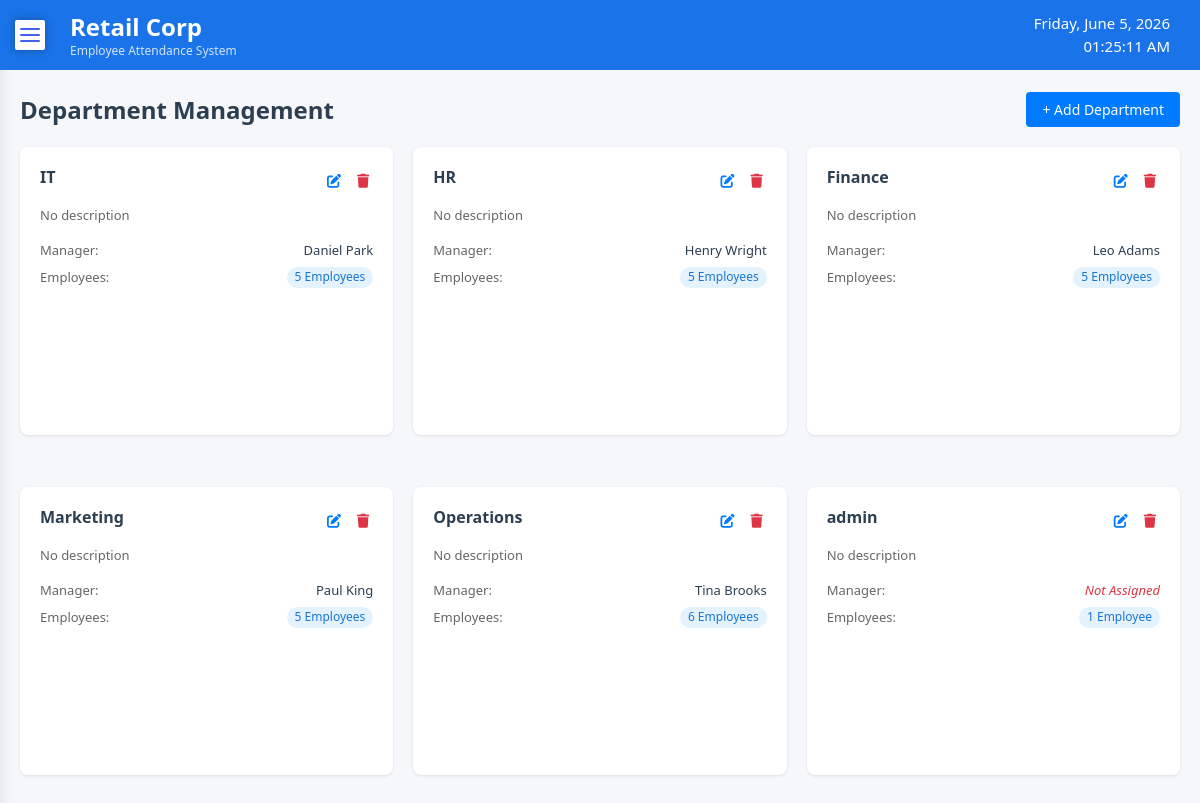
The page /admin/department_management.php (signed in) on the database its author committed.
### tables this page shows
CREATE TABLE IF NOT EXISTS departments (
    id INT AUTO_INCREMENT PRIMARY KEY,
    name VARCHAR(100) NOT NULL,
    description TEXT,
    shift_required BOOLEAN DEFAULT 0
);

### admin/department_management.php (the view, shortened to what this page needs)
<?php
require '../component/connection.php';
$stmt = $pdo->prepare("SELECT d.*, COUNT(e.employee_id) as employee_count,
                       GROUP_CONCAT(CASE WHEN e.user_type = 'manager' THEN e.name END) as manager_name
                       FROM departments d
                       LEFT JOIN employees e ON d.id = e.department_id
                       GROUP BY d.id");
$stmt->execute();
$departments = $stmt->fetchAll(PDO::FETCH_ASSOC);
?>
<!DOCTYPE html>
<html lang="en">
<head>
  <link rel="stylesheet" href="../css/department_management.css" />
  <link rel="stylesheet" href="https://cdnjs.cloudflare.com/ajax/libs/font-awesome/6.4.0/css/all.min.css" />
</head>
<body>
  <?php include 'sidebar.php'; ?>
  <div class="container">
    <div class="department_management-header">
      <h1>Department Management</h1>
      <button class="add-department-btn" onclick="window.location.href='?add=1'">
        + Add Department
      </button>
    </div>
    <div class="departments-grid" id="departmentsGrid">
      <?php foreach ($departments as $dept):
        $manager = !empty($dept['manager_name']) ? $dept['manager_name'] : null;
      ?>
      <div class="department-card">
        <div class="department-header">
          <h3 class="department-title"><?= htmlspecialchars($dept['name']) ?></h3>
          <div class="department-actions">
            <button class="action-btn edit-btn" onclick="window.location.href='?edit=<?= $dept['id'] ?>'" title="Edit Department">
              <i class="fa-solid fa-pen-to-square"></i>
            </button>
            <form method="post" style="display:inline;">
              <button type="submit" class="action-btn delete-btn" title="Delete Department" onclick="return confirm('Are you sure you want to delete this department?')">
                <i class="fa-solid fa-trash"></i>
              </button>
            </form>
          </div>
        </div>
        <p class="department-description"><?= htmlspecialchars($dept['description'] ?? 'No description') ?></p>
        <div class="department-info">
          <div class="info-row">
            <span class="info-label">Manager:</span>
            <span class="info-value <?= !$manager ? 'no-manager' : '' ?>">
              <?= $manager ? htmlspecialchars($manager) : 'Not Assigned' ?>
            </span>
          </div>
          <div class="info-row">
            <span class="info-label">Employees:</span>
            <span class="employee-count">
              <?= $dept['employee_count'] ?> Employee<?= $dept['employee_count'] != 1 ? 's' : '' ?>
            </span>
          </div>
        </div>
      </div>
      <?php endforeach; ?>
    </div>
  </div>
</body>
</html>

### css/department_management.css (style rules this page uses)
* { margin: 0; padding: 0; box-sizing: border-box; }
body { font-family: 'Segoe UI', Tahoma, Geneva, Verdana, sans-serif; background-color: #f8f9fa; color: #333; line-height: 1.4; padding-top: 50px; }
.container { width: 100%; margin: 0 auto; padding: 20px; }
.department_management-header { display: flex; justify-content: space-between; align-items: center; margin-bottom: 20px; }
.department_management-header h1 { color: #2c3e50; font-size: 24px; font-weight: 600; }
.add-department-btn { background-color: #007bff; color: white; border: none; padding: 8px 16px; border-radius: 4px; cursor: pointer; font-size: 14px; display: flex; align-items: center; gap: 8px; flex-shrink: 0; }
.departments-grid { display: grid; grid-template-columns: repeat(3, 1fr); grid-template-rows: repeat(2, 1fr); gap: 20px; height: calc(100vh - 140px); }
.department-card { background: white; border-radius: 8px; padding: 20px; box-shadow: 0 1px 3px rgba(0,0,0,0.1); position: relative; transition: transform 0.2s ease, box-shadow 0.2s ease; height: 90%; }
.department-header { display: flex; justify-content: space-between; align-items: flex-start; margin-bottom: 12px; }
.department-title { font-size: 16px; font-weight: 600; color: #2c3e50; margin: 0; flex: 1; line-height: 1.3; }
.department-actions { display: flex; gap: 8px; margin-left: 10px; }
.action-btn { background: none; border: none; cursor: pointer; padding: 4px; border-radius: 4px; font-size: 14px; }
.edit-btn { color: #007bff; }
.delete-btn { color: #dc3545; }
.department-description { color: #666; font-size: 13px; margin-bottom: 16px; line-height: 1.4; }
.department-info { display: flex; flex-direction: column; gap: 8px; }
.info-row { display: flex; justify-content: space-between; align-items: center; font-size: 13px; }
.info-label { color: #666; font-weight: 500; }
.info-value { color: #2c3e50; font-weight: 500; }
.employee-count { background-color: #e3f2fd; color: #1976d2; padding: 2px 8px; border-radius: 12px; font-size: 12px; font-weight: 500; }
.no-manager { color: #dc3545; font-style: italic; }

### css/sidebar.css (style rules this page uses)
* { margin: 0; padding: 0; box-sizing: border-box; font-family: 'Segoe UI', Tahoma, Geneva, Verdana, sans-serif; }
body { background-color: #f5f7fb; }

### rows shown on the page
departments: name "IT", description "No description", manager "Daniel Park", employee_count "5"
departments: name "HR", description "No description", manager "Henry Wright", employee_count "5"
departments: name "Finance", description "No description", manager "Leo Adams", employee_count "5"
departments: name "Marketing", description "No description", manager "Paul King", employee_count "5"
departments: name "Operations", description "No description", manager "Tina Brooks", employee_count "6"
departments: name "admin", description "No description", shows "Not Assigned", employee_count "1"
